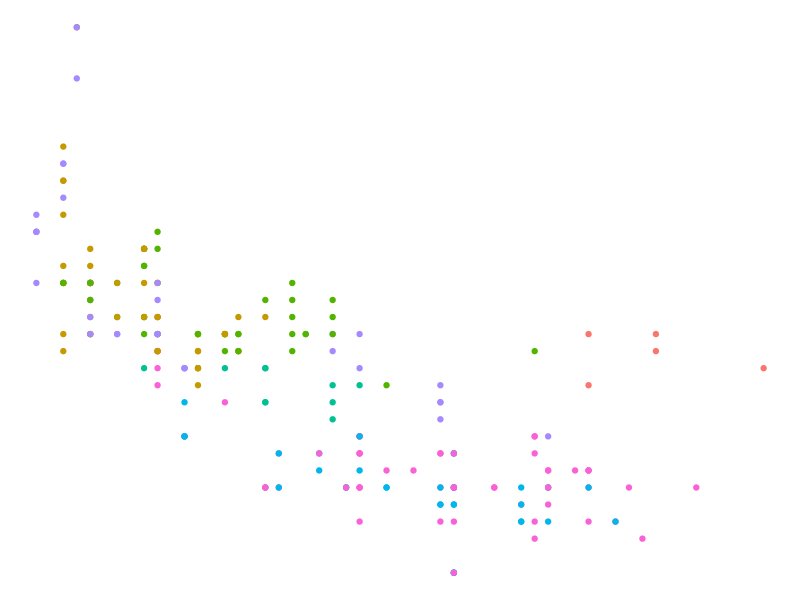
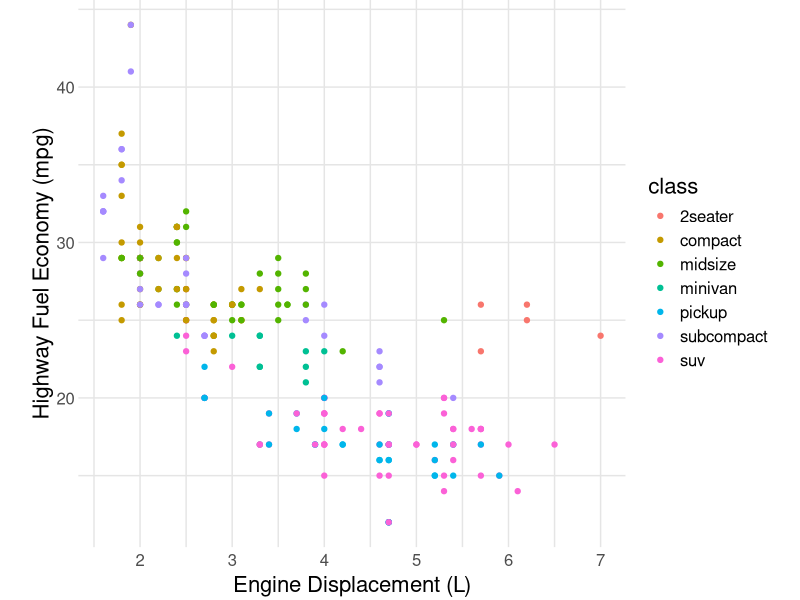
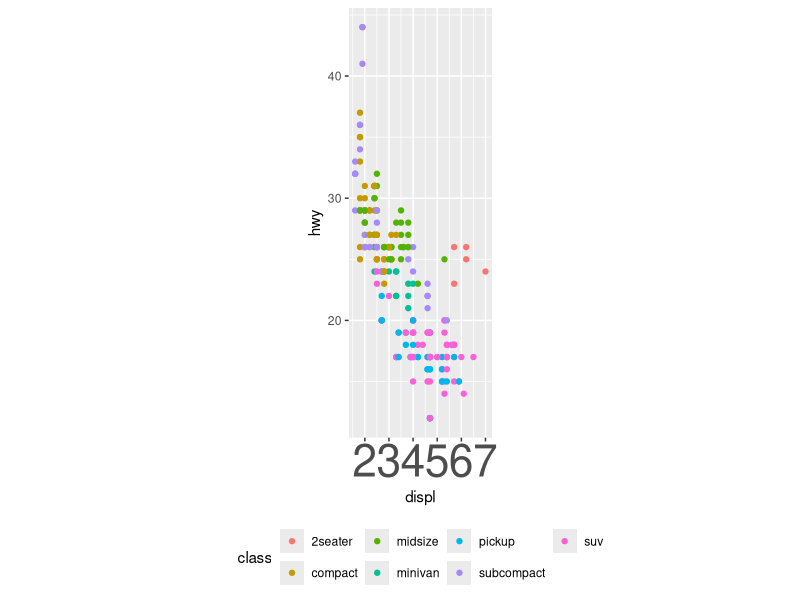

These figures' R source, in order:
## ---- chunk 1
library(tidyverse)
# knitr options
library(tidyverse)
knitr::opts_chunk$set(echo = TRUE)
## ---- chunk 2
mpg %>%
  ggplot(aes(displ, hwy, color = class)) +
  geom_point() +
  guides(color = "none") +
  theme_void()
## ---- chunk 3
## NOTE: No need to edit; feel free to re-use this code!
theme_common <- function() {
  theme_minimal() %+replace%
  theme(
    axis.text.x = element_text(size = 12),
    axis.text.y = element_text(size = 12),
    axis.title.x = element_text(margin = margin(4, 4, 4, 4), size = 16),
    axis.title.y = element_text(margin = margin(4, 4, 4, 4), size = 16, angle = 90),

    legend.title = element_text(size = 16),
    legend.text = element_text(size = 12),

    strip.text.x = element_text(size = 12),
    strip.text.y = element_text(size = 12),

    panel.grid.major = element_line(color = "grey90"),
    panel.grid.minor = element_line(color = "grey90"),

    aspect.ratio = 4 / 4,

    plot.margin = unit(c(t = +0, b = +0, r = +0, l = +0), "cm"),
    plot.title = element_text(size = 18),
    plot.title.position = "plot",
    plot.subtitle = element_text(size = 16),
    plot.caption = element_text(size = 12)
  )
}
## ---- chunk 4
mpg %>%
  ggplot(aes(displ, hwy, color = class)) +
  geom_point() +
  labs(
    x = "Engine Displacement (L)",
    y = "Highway Fuel Economy (mpg)"
  ) +
  theme_common()
## ---- chunk 5
mpg %>%
  ggplot(aes(displ, hwy, color = class)) +
  geom_point() +
  theme(
    axis.text.x = element_text(size = 32),
    aspect.ratio = 3,
    legend.position = "bottom"
  )
